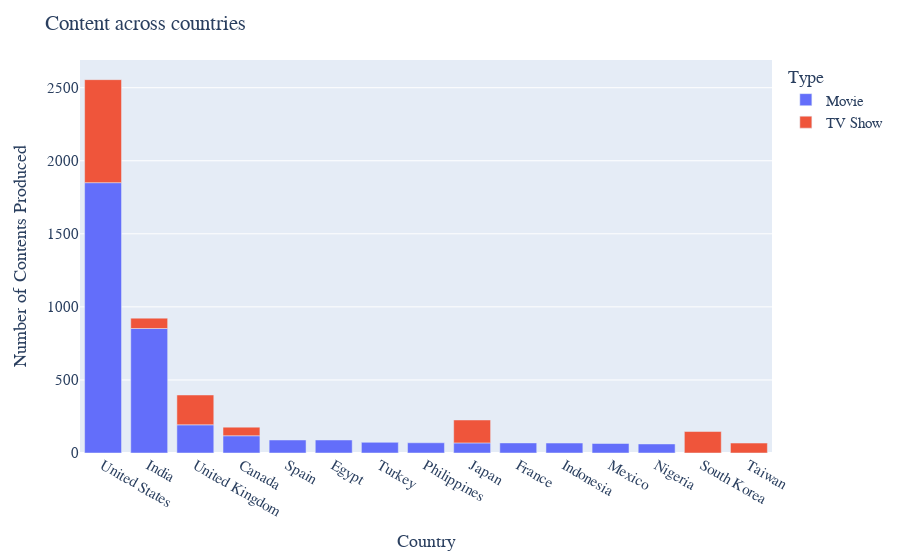

The notebook cell this image was saved under:
### Code cell
fig=px.bar(data_frame=ca,x='country',y='Content_Sum',color='type')
fig.update_layout(
    title="Content across countries",
    xaxis_title="Country",
    yaxis_title="Number of Contents Produced",
    legend_title="Type",
    font=dict(family="fantasy",size=15))

### Figure 1 — Plotly figure (JSON) as saved in the notebook; plotly's stock layout.template omitted (floating-point values rounded to 4 significant figures)
{"data": [{"alignmentgroup": "True", "hovertemplate": "type=Movie<br>country=%{x}<br>Content_Sum=%{y}<extra></extra>", "legendgroup": "Movie", "marker": {"color": "#636efa"}, "name": "Movie", "offsetgroup": "Movie", "orientation": "v", "showlegend": true, "textposition": "auto", "type": "bar", "x": ["United States", "India", "United Kingdom", "Canada", "Spain", "Egypt", "Turkey", "Philippines", "Japan", "France", "Indonesia", "Mexico", "Nigeria"], "xaxis": "x", "y": [1850, 852, 193, 118, 89, 89, 73, 70, 69, 69, 68, 65, 62], "yaxis": "y"}, {"alignmentgroup": "True", "hovertemplate": "type=TV Show<br>country=%{x}<br>Content_Sum=%{y}<extra></extra>", "legendgroup": "TV Show", "marker": {"color": "#EF553B"}, "name": "TV Show", "offsetgroup": "TV Show", "orientation": "v", "showlegend": true, "textposition": "auto", "type": "bar", "x": ["United States", "United Kingdom", "Japan", "South Korea", "India", "Taiwan", "Canada"], "xaxis": "x", "y": [705, 204, 157, 147, 71, 68, 59], "yaxis": "y"}], "layout": {"barmode": "relative", "font": {"family": "fantasy", "size": 15}, "legend": {"title": {"text": "Type"}, "tracegroupgap": 0}, "margin": {"t": 60}, "title": {"text": "Content across countries"}, "xaxis": {"anchor": "y", "domain": [0, 1], "title": {"text": "Country"}}, "yaxis": {"anchor": "x", "domain": [0, 1], "title": {"text": "Number of Contents Produced"}}}}
